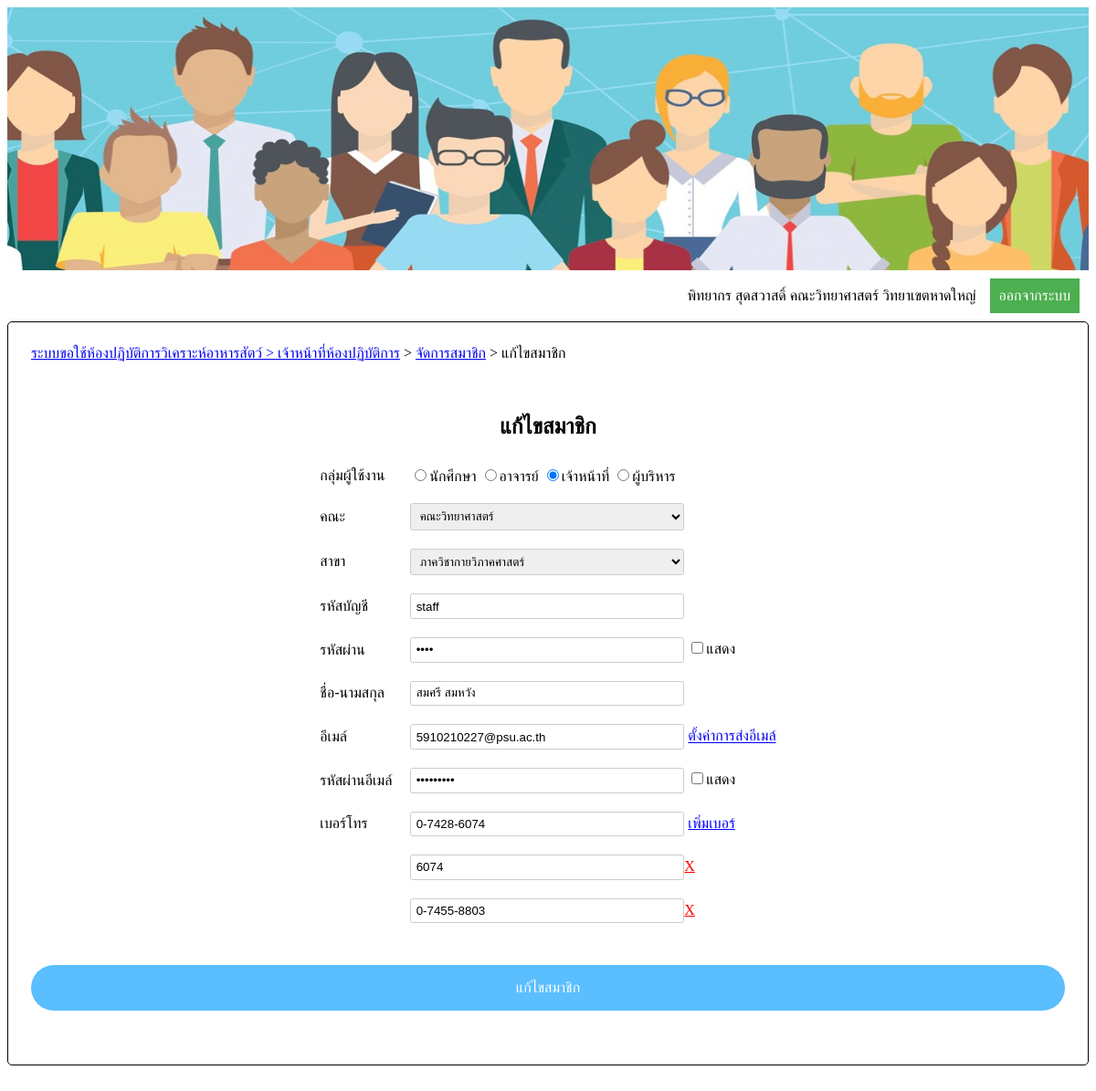
The page /AEditMember.php?memCode=1 (signed in) on the database its author committed.
### tables this page shows
CREATE TABLE `member` (
  `memCode` int(10) unsigned NOT NULL AUTO_INCREMENT,
  `username` varchar(30) NOT NULL,
  `password` varchar(45) NOT NULL,
  `memlevel` int(1) NOT NULL,
  `name` varchar(30) NOT NULL,
  `email` varchar(30) NOT NULL,
  `passmail` varchar(30) DEFAULT NULL,
  `depCode` char(3) NOT NULL,
  PRIMARY KEY (`memCode`),
  KEY `depCode` (`depCode`),
  CONSTRAINT `member_ibfk_1` FOREIGN KEY (`depCode`) REFERENCES `department` (`depCode`)
);

CREATE TABLE `department` (
  `depCode` char(3) NOT NULL,
  `depName` text NOT NULL,
  `facCode` char(3) NOT NULL,
  PRIMARY KEY (`depCode`),
  KEY `facCode` (`facCode`),
  CONSTRAINT `department_ibfk_1` FOREIGN KEY (`facCode`) REFERENCES `faculty` (`facCode`)
);

CREATE TABLE `faculty` (
  `facCode` char(3) NOT NULL,
  `facName` varchar(30) NOT NULL,
  PRIMARY KEY (`facCode`)
);

CREATE TABLE `telephone` (
  `telCode` int(2) unsigned NOT NULL AUTO_INCREMENT,
  `telName` char(20) DEFAULT NULL,
  `memCode` int(10) unsigned NOT NULL,
  `telLevel` char(1) DEFAULT NULL,
  PRIMARY KEY (`telCode`),
  KEY `memCode` (`memCode`),
  CONSTRAINT `telephone_ibfk_1` FOREIGN KEY (`memCode`) REFERENCES `member` (`memCode`)
);

### AEditMember.php (the view, shortened to what this page needs)
<?php
		if(!(isset($_SESSION['memCode']) && isset($_SESSION['memName'])&& isset($_SESSION['facCode'])&& isset($_SESSION['facName'])&& isset($_SESSION['depCode']) && isset($_SESSION['depName'])))
		{
			echo "<script>
					alert('กรุณาเข้าสู่ระบบใหม่อีกครั้ง');
					window.open('login.php','_self');
			</script>";
		}else{
			$memCode = $_SESSION['memCode'];
			require('connectDB.php');
			$sqlSearchSessionMember = "select * from member where memCode='$memCode';";
			$resultSearchSessionMember = mysqli_query($con,$sqlSearchSessionMember);
			$recnumSearchSessionMember = mysqli_fetch_array($resultSearchSessionMember);
			$memName = $recnumSearchSessionMember[4];
			$facName = $_SESSION['facName'];
		}
?>
<html>
<head>
</head>
<body>
<?php
	$memCode = $_REQUEST['memCode'];
	require('connectDB.php');
	$sqlSearchMem = "select * from member where memCode='$memCode';";
	$resultSearchMem = mysqli_query($con,$sqlSearchMem);
	$recnumSearchMem = mysqli_fetch_array($resultSearchMem);
?>
	<center>
		<img src='img/hrm_3.jpg'>
	</center>
	<table id='tbLog' cellpadding='5' width='100%'>
		<tr align='right'>
			<td width='90%'>
				<?php echo "$memName $facName วิทยาเขตหาดใหญ่";  ?>
			</td>
			<td align='center'>
				<button id='signOut'>ออกจากระบบ</button>
			</td>
		</tr>
	</table>
	<table id='myTables' width='100%' cellspacing='10' cellpadding='5'>
		<tr>
			<td colspan='3'><a href='Amain.php'> ระบบขอใช้ห้องปฏิบัติการวิเคราะห์อาหารสัตว์ > เจ้าหน้าที่ห้องปฏิบัติการ</a> > <a href='AManageMember.php'>จัดการสมาชิก</a> > แก้ไขสมาชิก</td>
		</tr>
		<tr>
			<td>&nbsp;</td>
		</tr>
		<tr>
			<td>
				<div align='center'>
					<h2>แก้ไขสมาชิก</h2>
				</div>
	<form name='addMember' id='addMember' action='AEditQueryMem.php' method='POST' onsubmit='Javascript:return chkData()'>
		<table border='0' id='myTable' cellpadding='10' align='center'>
			<tr>
				<td>กลุ่มผู้ใช้งาน</td>
				<td>
					<input type='radio' name='level' value='1'
					<?php if($recnumSearchMem[3]=='1') echo "checked";?>>นักศึกษา
					<input type='radio' name='level' value='2'
					<?php if($recnumSearchMem[3]=='2') echo "checked";?>>อาจารย์
					<input type='radio' name='level' value='3'
					<?php if($recnumSearchMem[3]=='3') echo "checked";?>>เจ้าหน้าที่
					<input type='radio' name='level' value='4'
					<?php if($recnumSearchMem[3]=='4') echo "checked";?>>ผู้บริหาร
				</td>
			</tr>
			<tr>
				<td>คณะ</td>
				<td>
					<select name='facCode' id='facChange'>
<?php
	$sqlFac = "select * from faculty;";
	$resultFac = mysqli_query($con,$sqlFac);
	$sqlFacMem = "select * from department where depCode='$recnumSearchMem[7]'";
	$resultFacMem = mysqli_query($con,$sqlFacMem);
	$recnumFacMem = mysqli_fetch_array($resultFacMem);
	while($recnumFac = mysqli_fetch_array($resultFac))
	{
?>
		<option name=<?php echo $recnumFac[0]; ?> value=<?php echo $recnumFac[0]; ?> <?php if($recnumFac[0]==$recnumFacMem[2]) echo "selected"; ?>><?php echo $recnumFac[1];?></option>
<?php
	}
?>
					</select>
				</td>
			</tr>
			<tr>
				<td id='dep'>สาขา</td>
				<td>
					<select name='depCode' id='depChange'>
<?php
	$sqlShowDep = "select * from department where facCode='$recnumFacMem[2]';";
	$resultShowDep = mysqli_query($con,$sqlShowDep);
	while($recnumShowDep = mysqli_fetch_array($resultShowDep))
	{
?>
		<option name=<?php echo $recnumShowDep[0]; ?> value=<?php echo $recnumShowDep[0]; ?> <?php if($recnumShowDep[0]==$recnumSearchMem[7]) echo "selected"; ?>><?php echo $recnumShowDep[1]; ?></option>
<?php
	}
?>
					</select>
				</td>
			</tr>
			<tr>
				<td>รหัสบัญชี</td>
				<td>
					<input type='text' name='username' id='username' value=<?php echo $recnumSearchMem[1]; ?>>
				</td>
			</tr>
			<tr>
				<td>รหัสผ่าน</td>
				<td>
					<input type='password' name='password' id='password' value=<?php echo $recnumSearchMem[2];  ?>>
					<input type='checkbox' id='chkPassword'>แสดง
				</td>
			</tr>
			<tr>
				<td for='name'>ชื่อ-นามสกุล</td>
				<td>
					<?php
						echo "<input type='text' name='name' id='name' value='".$recnumSearchMem[4]."'>";
					?>
				</td>
			</tr>
			<tr>
				<td for='email'>อีเมล์</td>
				<td>
					<input type='email' name='email' id='email' value=<?php echo $recnumSearchMem[5]; ?>>
					<a href=' https://myaccount.google.com/lesssecureapps?pli=1'>ตั้งค่าการส่งอีเมล์</a>
				</td>
			</tr>
			<tr>
				<td for='passmail'>รหัสผ่านอีเมล์</td>
				<td>
					<input type='password' name='passmail' id='passmail' value=<?php echo $recnumSearchMem[6];  ?>>
					<input type='checkbox' id='chkPassmail'>แสดง
				</td>
			</tr>
<?php
	$sqlSearchTel = "select * from telephone where memCode='$memCode ';";
	$resultSearchTel = mysqli_query($con,$sqlSearchTel);
	$sqlNumRow = mysqli_num_rows($resultSearchTel);
	if($sqlNumRow == 0)
	{
		echo "<tr>
					<td>เบอร์โทร</td>
					<td>
						<input type='text' name='tel[]' id='tel' onkeypress='return chkNumber(event.charCode)'>
						<u id='addTel' style='color:blue'>เพิ่มเบอร์</u>
					</td>
				</tr>";
	}
	else{
		while($recnumSearchTel = mysqli_fetch_array($resultSearchTel))
		{
			if($recnumSearchTel[3]=='0')
			{
				echo "<tr>
						<td>เบอร์โทร</td>
						<td>
							<input type='text' name='tel[]' id='tel' onkeypress='return chkNumber(event.charCode)'   value='".$recnumSearchTel[1]."'>
							<u id='addTel' style='color:blue'>เพิ่มเบอร์</u>
						</td>
					</tr>";
			}else
			{
				echo "<tr id='".$recnumSearchTel[3]."'><td></td><td><input type='text' name='tel[]' id='tel' onkeypress='return chkNumber(event.charCode)'   value='".$recnumSearchTel[1]."'><u id='".$recnumSearchTel[3]."' class='delTel' style='color:red'>X</u></td></tr>";
			}
		}
	}
?>
		</table>
		<br><br>
		<input type='submit' id='submit' value='แก้ไขสมาชิก'>&nbsp;
	</form>
			</td>
		</tr>
	</table>
	<br><br>
</body>
</html>

### AEditMember.php (style rules this page uses)
body { font-family: sarabun; font-size: 100%; line-height: 1.5; height:90% }
img { height:40%; width:100%; }
table,#fixTB { border:0px solid black; border-collapse: collapse; }
#tbLog { border-left: none; border-right:none; border-top:none; border-bottom:none; }
#signOut { background-color: #4CAF50; border: none; color: white; padding:10px 10px; text-align:center; text-decoration:none; display: inline-block; font-size: 16px; margin: 4px 2px; cursor: pointer; }
input[type="text"],input[type="password"],input[type='email'] { width: 300px; padding: 0.4em; border-radius: 0.2em; border: 1px solid #ccc; outline: none; }
input[type="submit"] { width: 100%; padding: 1em; border-radius: 30px; border: none; color: #fff; background-color: #5ABEFF; font-size: 1em; cursor:pointer; }
#addTel,.delTel { cursor:pointer; }
select, textarea { width: 300px; padding: 0.4em; border-radius: 0.2em; border: 1px solid #ccc; outline: none; }
#myTables { border: 1px solid black; border-collapse: separate; border-radius: 5px; padding:10px; }

### rows shown on the page
member: name "พิทยากร สุดสวาสดิ์"
member: memlevel "☑", depCode "ภาควิชากายวิภาคศาสตร์", username "staff", name "สมศรี สมหวัง", email "5910210227@psu.ac.th"
department: facCode "คณะวิทยาศาสตร์"
telephone: telName "0-7428-6074"
telephone: telName "6074"
telephone: telName "0-7455-8803"

### other values the page prints
$facName "คณะวิทยาศาสตร์"
